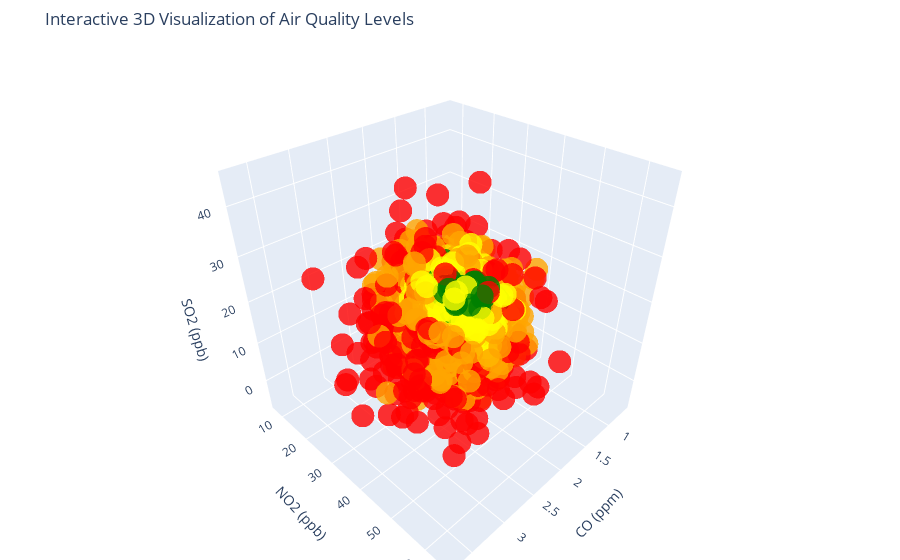

The notebook cell this image was saved under:
### Code cell
# import plotly.io as pio
# pio.renderers.default = "browser"

# Create 3D scatter plot
fig = go.Figure()

fig.add_trace(go.Scatter3d(
    x=df["CO"], 
    y=df["NO2"], 
    z=df["SO2"], 
    mode='markers',
    marker=dict(
        size=8,
        color=colors,  # Pass color list directly
        opacity=0.8
    ),
    text=df.apply(lambda row: f"CO: {row['CO']}<br>NO2: {row['NO2']}<br>SO2: {row['SO2']}<br>Air Quality: {row['Air Quality']}", axis=1),
    hoverinfo="text"
))

# Update layout
fig.update_layout(
    scene=dict(
        xaxis_title='CO (ppm)',
        yaxis_title='NO2 (ppb)',
        zaxis_title='SO2 (ppb)'
    ),
    title="Interactive 3D Visualization of Air Quality Levels",
    margin=dict(l=0, r=0, b=0, t=50)
)

# Show plot
fig.show()

### Figure 1 — Plotly figure (JSON) as saved in the notebook; plotly's stock layout.template omitted (floating-point values rounded to 4 significant figures; data arrays with more than 128 entries replaced by an {"elided": "..."} marker saying what was removed)
{"data": [{"hoverinfo": "text", "marker": {"color": {"elided": "5000 str values"}, "opacity": 0.8, "size": 8}, "mode": "markers", "text": {"elided": "5000 str values"}, "type": "scatter3d", "x": {"elided": "5000 float values"}, "y": {"elided": "5000 float values"}, "z": {"elided": "5000 float values"}}], "layout": {"margin": {"b": 0, "l": 0, "r": 0, "t": 50}, "scene": {"xaxis": {"title": {"text": "CO (ppm)"}}, "yaxis": {"title": {"text": "NO2 (ppb)"}}, "zaxis": {"title": {"text": "SO2 (ppb)"}}}, "title": {"text": "Interactive 3D Visualization of Air Quality Levels"}}}
